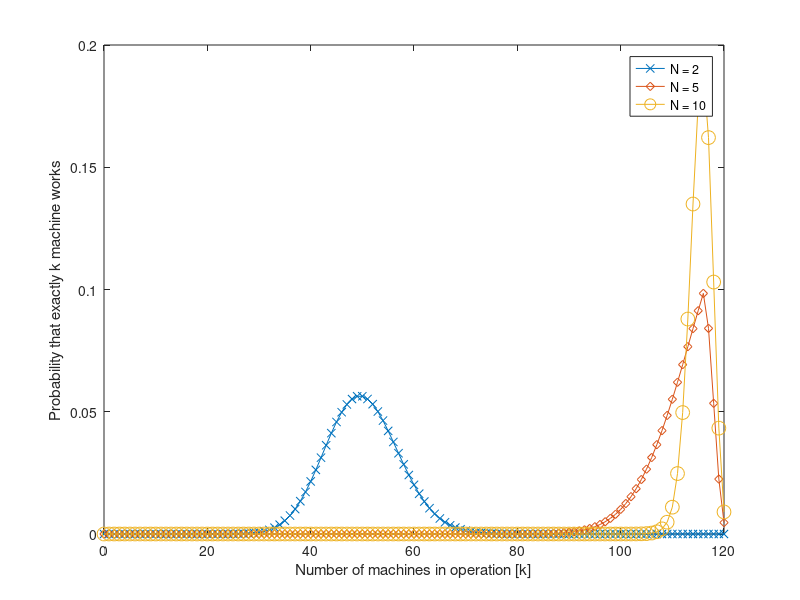
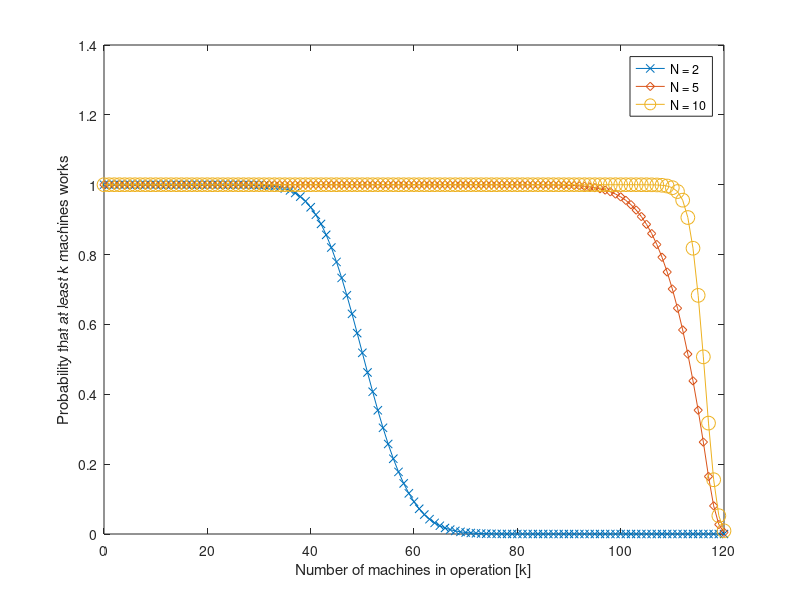

Here is the MATLAB script that generated these plots, in order:
% COMP9334 
% Week 4. Example on data centre machine availability 

% Aim: To compute the probability that exactly k machines are operating 

% Constants for the problem 
M = 120;        % Number of machines
MTTF = 500;     % Mean-time-to-failure in minutes
MRT = 20;       % Mean repair time in minutes

% The arrival and departure rates of the queueing problem 
lambda = 1/MTTF;   % Arrival rate of failed machines
mu = 1/MRT;        % Service rate of failed machines 

% We will use different number of staff 
% N is used to denote the number of staff 
vecN = [2 5 10];     % Number of repair staff can be 2, 5 or 10
lengthVecN = length(vecN);

% Calculate P(k) using the formula in the lecture notes 
% Method: Assume P(0)=1 and then compute P(1), P(2), ..., P(M).  
% Normalise to get probability. 
% 
% p(i,j) = Prob (i-1) machines failed when there are j staff
p = zeros(M+1,lengthVecN);   
for i = 1:lengthVecN  % index for number of staff 
    N = vecN(i); % number of staff      
    p(1,i) = 1; % Initislise P(0) = 1 
    for j = 2:M+1 % Calculate P(1) to P(M) 
        if j <= N+1
            p(j,i) = p(j-1,i)*(lambda*(M-j+2))/(mu*(j-1));
        else
            p(j,i) = p(j-1,i)*(lambda*(M-j+2))/(mu*N);
        end
    end
    % Normalise the column to get probability 
    p(:,i) = p(:,i) / sum(p(:,i));
end   

% Flip the matrix upside down to get 
% p(i,j) = Prob (i-1) machines working when there are vecN(j) staff
p = flipud(p);

% Plot the results 
Mv = 0:120;  % Number of working machines 
figure(1)
plot(Mv,p(:,1),'x-',Mv,p(:,2),'d-',Mv,p(:,3),'o-','MarkerSize',10)
legend('N = 2','N = 5','N = 10')
xlabel('Number of machines in operation [k]')
ylabel('Probability that exactly k machine works')
% print -dpng dcex1

q = flipud(cumsum(flipud(p)));
figure(2)
plot(Mv,q(:,1),'x-',Mv,q(:,2),'d-',Mv,q(:,3),'o-','MarkerSize',10)
legend('N = 2','N = 5','N = 10')
xlabel('Number of machines in operation [k]')
ylabel('Probability that at least k machines works')
% print -dpng dcex2
